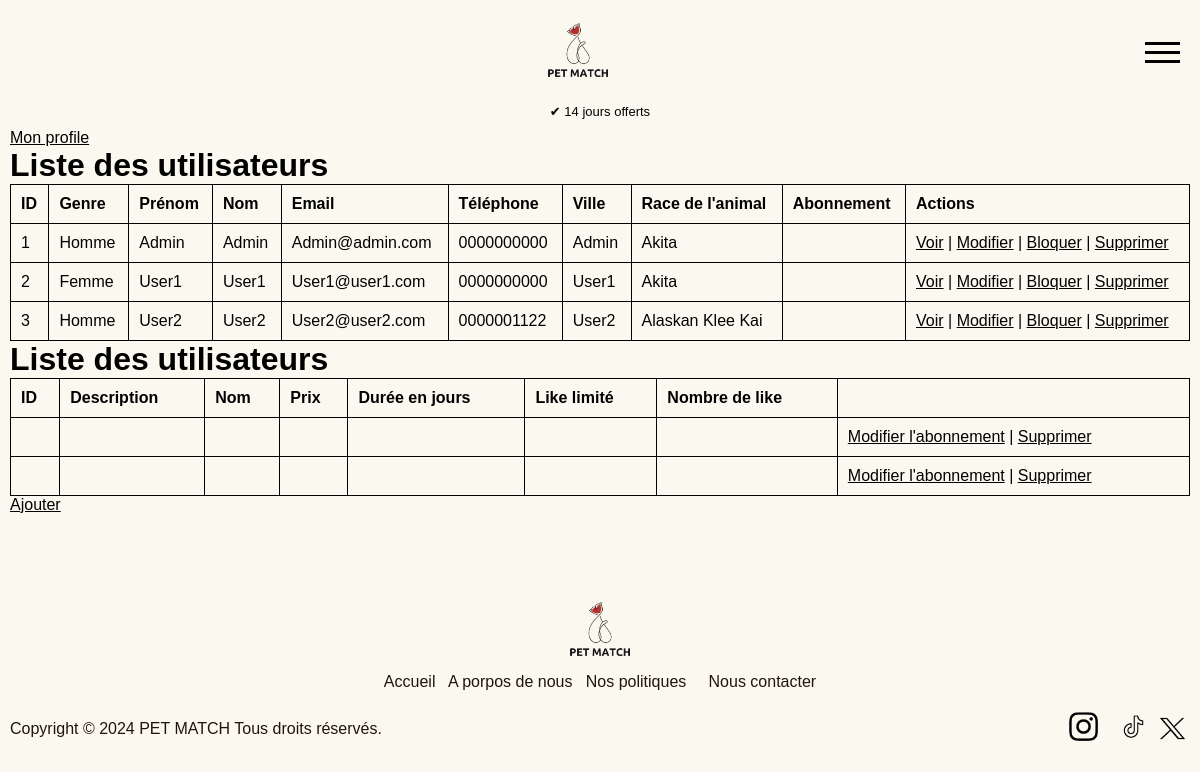
/admin/admin_dashboard.php (signed in), run on the app's committed database.
### tables this page shows
CREATE TABLE user (
    id INTEGER PRIMARY KEY AUTOINCREMENT,
    gender TEXT NOT NULL,
    firstname TEXT NOT NULL,
    lastname TEXT NOT NULL,
    email TEXT NOT NULL UNIQUE,
    password TEXT NOT NULL,
    phone TEXT NOT NULL,
    city TEXT NOT NULL,
    birthday TEXT NOT NULL,
    orientation TEXT NOT NULL,
    bio TEXT,
    is_admin INTEGER NOT NULL DEFAULT 0,
    blocked INTEGER NOT NULL DEFAULT 0,
    created_at TIMESTAMP DEFAULT CURRENT_TIMESTAMP,
    subscription TEXT,
    dog_breed TEXT NOT NULL
, "photo" TEXT);

CREATE TABLE subscription (
    id INTEGER PRIMARY KEY AUTOINCREMENT,
    description TEXT NOT NULL,
    name TEXT NOT NULL UNIQUE,
    price FLOAT NOT NULL,
    duration INTEGER NOT NULL,
    limited_like INTEGER NOT NULL DEFAULT 1,
    number_like INTEGER
);

### admin/admin_dashboard.php (the view)
<?php
include '../template/header.php';
try {
    $pdo = new PDO('sqlite:../DB/my_database.db');
    $pdo->setAttribute(PDO::ATTR_ERRMODE, PDO::ERRMODE_EXCEPTION);
    $sql = "SELECT * FROM user";
    $stmt = $pdo->query($sql);
    $users = $stmt->fetchAll(PDO::FETCH_ASSOC);
    $sql = "SELECT * FROM subscription";
    $stmt = $pdo->query($sql);
    $subcriptions =
    $subcription = $stmt->fetchAll(PDO::FETCH_ASSOC);
} catch (Exception $e) {
    echo "Erreur lors de la récupération des utilisateurs : " . $e->getMessage();
}
?>
    <link rel="stylesheet" href="../css/admin.css">
    <p><a href="../user/user_space.php">Mon profile</a></p>
    <h1>Liste des utilisateurs</h1>
    <table>
        <thead>
            <tr>
                <th>ID</th>
                <th>Genre</th>
                <th>Prénom</th>
                <th>Nom</th>
                <th>Email</th>
                <th>Téléphone</th>
                <th>Ville</th>
                <th>Race de l'animal</th>
                <th>Abonnement</th>
                <th>Actions</th>
            </tr>
        </thead>
        <tbody>
            <?php if (!empty($users)): ?>
                <?php foreach ($users as $user): ?>
                    <tr>
                        <td><?php echo htmlspecialchars($user['id']); ?></td>
                        <td><?php echo htmlspecialchars($user['gender']); ?></td>
                        <td><?php echo htmlspecialchars($user['firstname']); ?></td>
                        <td><?php echo htmlspecialchars($user['lastname']); ?></td>
                        <td><?php echo htmlspecialchars($user['email']); ?></td>
                        <td><?php echo htmlspecialchars($user['phone']); ?></td>
                        <td><?php echo htmlspecialchars($user['city']); ?></td>
                        <td><?php echo htmlspecialchars($user['dog_breed']); ?></td>
                        <td><?php echo htmlspecialchars($user['subscription']); ?></td>
                        <td>
                            <a href="view_profile.php?id=<?php echo $user['id']; ?>">Voir</a> |
                            <a href="edit_profile.php?id=<?php echo $user['id']; ?>">Modifier</a> |
                            <a href="block_profile.php?id=<?php echo $user['id']; ?>">Bloquer</a> |
                            <a href="delete_user.php?id=<?php echo $user['id']; ?>" onclick="return confirm('Êtes-vous sûr de vouloir supprimer cet utilisateur ?');">Supprimer</a>
                        </td>
                    </tr>
                <?php endforeach; ?>
            <?php else: ?>
                <tr>
                    <td colspan="9">Aucun utilisateur trouvé.</td>
                </tr>
            <?php endif; ?>
        </tbody>
    </table>
    <h1>Liste des utilisateurs</h1>
    <table>
        <thead>
            <tr>
                <th>ID</th>
                <th>Description</th>
                <th>Nom</th>
                <th>Prix</th>
                <th>Durée en jours</th>
                <th>Like limité</th>
                <th>Nombre de like</th>
            </tr>
        </thead>
        <tbody>
            <?php if (!empty($subcriptions)): ?>
                <?php foreach ($subcriptions as $subcription): ?>
                    <tr>
                        <td><?php echo htmlspecialchars($subscription['id']); ?></td>
                        <td><?php echo htmlspecialchars($subscription['description']); ?></td>
                        <td><?php echo htmlspecialchars($subscription['name']); ?></td>
                        <td><?php echo htmlspecialchars($subscription['price']); ?></td>
                        <td><?php echo htmlspecialchars($subscription['duration']); ?></td>
                        <td><?php echo htmlspecialchars($subscription['limited_like']); ?></td>
                        <td><?php echo htmlspecialchars($subscription['number_like']); ?></td>
                        <td>
                            <a href="edit_subscription.php?id=<?php echo $subscription['id']; ?>">Modifier l'abonnement</a> |
                            <a href="delete_subscription.php?id=<?php echo $subscription['id']; ?>" onclick="return confirm('Êtes-vous sûr de vouloir supprimer cet utilisateur ?');">Supprimer</a>
                        </td>
                    </tr>
                <?php endforeach; ?>
            <?php else: ?>
                <tr>
                    <td colspan="9">Aucun abonnement trouvé.</td>
                </tr>
            <?php endif; ?>
        </tbody>
    </table>
    <a href="add_subscription.php">Ajouter</a>
<?php include '../template/footer.php'; ?>

### css/style.css (style rules this page uses)
* { margin: 0; padding: 0; box-sizing: border-box; }
html { height: 100%; background-color: #FBF9EF; }
body { min-height: 100%; display: block; flex-direction: column; font-family: "Arial", Sans-serif; background-color: #FBF9EF; }
p { color : #000000; }
a { color : rgb(0, 0, 0); cursor: pointer; text-decoration: underline; }

### css/admin.css (style rules this page uses)
table { width: 100%; border-collapse: collapse; }
table, th, td { border: 1px solid black; }
th, td { padding: 10px; text-align: left; }

### data on the page
user: id "1", gender "Homme", firstname "Admin", lastname "Admin", email "Admin@admin.com", phone "0000000000", city "Admin", dog_breed "Akita"
user: id "2", gender "Femme", firstname "User1", lastname "User1", email "User1@user1.com", phone "0000000000", city "User1", dog_breed "Akita"
user: id "3", gender "Homme", firstname "User2", lastname "User2", email "User2@user2.com", phone "0000001122", city "User2", dog_breed "Alaskan Klee Kai"
